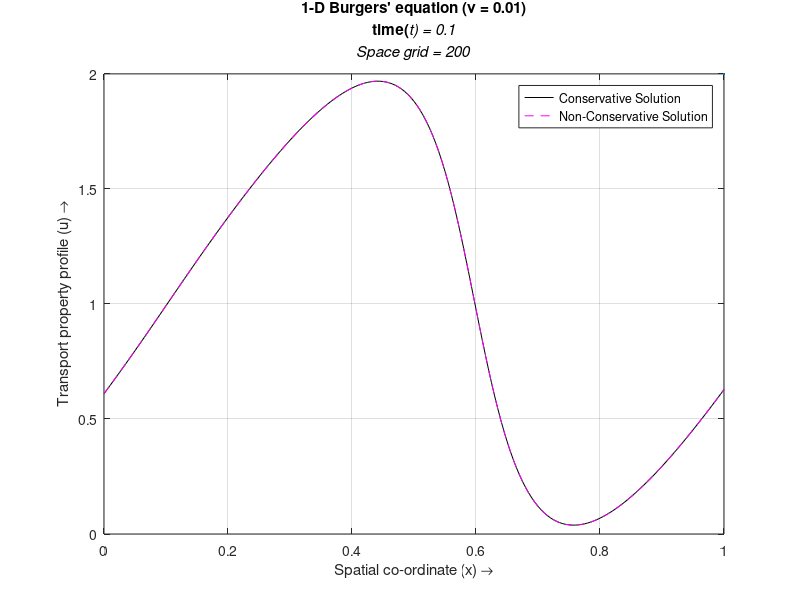

This chart was generated by the following MATLAB code: (Note: this script raises an error after producing the figure.)
clear all, clc, close all

dt = 0.001;
t = 0:dt:1;
m = length(t); % time grid points

n = 201; % space grid points
%which means we have 200 space grid
x = linspace(0,1,n);
dx = 1/(n-1); %Space grid lenght

nu = 0.01; % viscosity

u(1,:) = 1 + sin(2*pi*x); % conservative form
unc = u; %non conservative form

%finite difference factors
fac1 = 0.5*dt/dx; 
fac2 = nu*dt/(dx*dx);
fac3 = 0.5*fac1;

    for j = 1:m-1 % time increment

    for i = 2:n-1 % space increment

        % FTCS for convervative form
        u(j+1,i) = u(j,i)-fac3*(u(j,i+1)^2 - u(j,i-1)^2) + fac2*(u(j,i+1)-2*u(j,i)+u(j,i-1));

        % FTCS for non conservative form but it diverges so was not used
        unc(j+1,i) = unc(j,i)-fac1*unc(j,i)*(unc(j,i+1)-unc(j,i-1))+fac2*(unc(j,i+1)-2*unc(j,i)+unc(j,i-1));

    end
        %Applying periodic boundary conditions
        u(j+1,1) = u(j+1,n-1);
        u(j+1,n) = u(j+1,2);
        unc(j+1,1) = unc(j+1,n-1);
        unc(j+1,n) = unc(j+1,2);
        %ploting

        if mod (j, 100) == 0
        h = plot(x,u(j,:),'k-',x,unc(j,:),'m--',linewidth = 2);
        xlabel('Spatial co-ordinate (x) \rightarrow')
        ylabel('Transport property profile (u) \rightarrow')
            title({['1-D Burgers'' equation (\nu = ',num2str(nu),')'];['time(\itt) = ',num2str(dt*j)];['Space grid = ',num2str(n-1)]})
        axis([0 1 0 2])
        grid on
        legend('Conservative Solution','Non-Conservative Solution')
        drawnow;
        refreshdata(h)
        end
    end
%%
%Calculating integrated difference for t = 1
clear all, clc, close all

x0 = 0.5; % error calculation point 

dt = 0.001;
tfinal = 1;
t = 0:dt:1;
m = length(t); % time grid points

nu = 0.01; % viscosity

res = [20:10:200]+1;

for k = 1:length(res)
    
    clear u unc

    n = res(k);

    x = linspace(0,1,n);
    dx = 1/(n-1); %Space grid lenght

    %finite difference factors
    fac1 = 0.5*dt/dx;
    fac2 = nu*dt/(dx*dx);
    fac3 = 0.5*fac1;

    u(1,:) = 1 + sin(2*pi*x); % conservative form
    unc = u; %non conservative form

    i0 = find(x0 ==x); % error point index

    for j = 1:m-1 % time increment

    for i = 2:n-1 % space increment

        % FTCS for convervative form
        u(j+1,i) = u(j,i)-fac3*(u(j,i+1)^2 - u(j,i-1)^2) + fac2*(u(j,i+1)-2*u(j,i)+u(j,i-1));

        % FTCS for non conservative form but it diverges so was not used
        unc(j+1,i) = unc(j,i)-fac1*unc(j,i)*(unc(j,i+1)-unc(j,i-1))+fac2*(unc(j,i+1)-2*unc(j,i)+unc(j,i-1));

    end
        %Applying periodic boundary conditions
        u(j+1,1) = u(j+1,n-1);
        u(j+1,n) = u(j+1,2);
        unc(j+1,1) = unc(j+1,n-1);
        unc(j+1,n) = unc(j+1,2);

    end

a(k) = u(end, i0); %dumy variable for storing conservative solution
anc(k) = unc(end, i0); %dumy variable for storing non-conservative solution

end
res = 1./res;

figure(2)
plot(res,a,'k*-', res,anc,'mo--',LineWidth=2)
xlabel ('h')
ylabel('U value')
title('Accuracy at point x =',num2str(x0))
legend('Conservative Solution at different grids','Non-Conservative Solution at different grids')
grid on